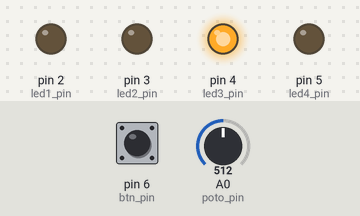
Bench run of a sketch on a simulated Arduino Uno, built with avr-gcc and run on an emulated ATmega328P. Shown: output pins drawn as LEDs (lit = HIGH). Dashed ring = blinking. The test bench sets the inputs (shaded band); at power-on: A0 (poto_pin) = 512, pin 6 (btn_pin) HIGH.

Above: at 1.3 s.
1.4 s: A0 (poto_pin) set to 0
At 1.8 s:
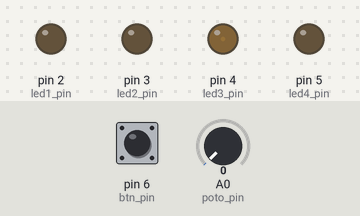
3.0 s: A0 (poto_pin) set to 122
At 3.18 s:
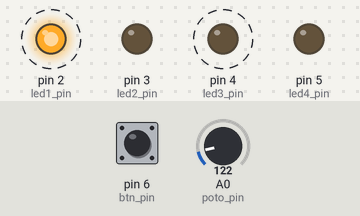
6.1 s: A0 (poto_pin) set to 511
At 6.5 s:
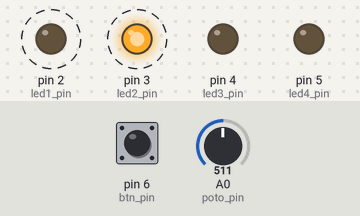
Timing chart, 0 to 15.2 s (numbered marks = the images above; inputs shaded):
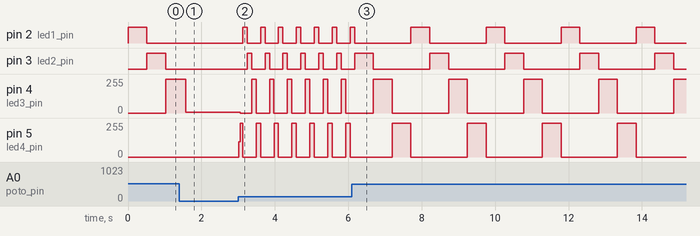

The sketch:

ex3.ino
```cpp
// CONSTANTS
const int poto_pin = A0;
const int led1_pin = 2;
const int led2_pin = 3;
const int led3_pin = 4;
const int led4_pin = 5;
const int btn_pin = 6;

// VARIABLES
int potoValue = 0;
int currentLed = 1;
int btn_press = 0;
bool rotationDirection = true;

void setup() {
  Serial.begin(9600);
  pinMode(poto_pin, INPUT);
  pinMode(led1_pin, OUTPUT);
  pinMode(led2_pin, OUTPUT);
  pinMode(led3_pin, OUTPUT);
  pinMode(led4_pin, OUTPUT);
  pinMode(btn_pin, INPUT_PULLUP);
}

void loop() {
  btn_press = digitalRead(btn_pin);
  if (btn_press == LOW)
  {
    switch (rotationDirection) {
      case true:
        rotationDirection = false;
        break;
      default:
        rotationDirection = true;
    }
  }
  potoValue = analogRead(poto_pin);

  if (rotationDirection) {
    switch(currentLed) {
      case 1:
        digitalWrite(led1_pin, HIGH);
        delay(potoValue);
        digitalWrite(led1_pin, LOW);
        currentLed = 2;
        break;
      case 2:
        digitalWrite(led2_pin, HIGH);
        delay(potoValue);
        digitalWrite(led2_pin, LOW);
        currentLed = 3;
        break;
      case 3:
        digitalWrite(led3_pin, HIGH);
        delay(potoValue);
        digitalWrite(led3_pin, LOW);
        currentLed = 4;
        break;
      case 4:
        digitalWrite(led4_pin, HIGH);
        delay(potoValue);
        digitalWrite(led4_pin, LOW);
        currentLed = 1;
        break;
    }
  }
  else {
    switch(currentLed) {
      case 1:
        digitalWrite(led1_pin, HIGH);
        delay(potoValue);
        digitalWrite(led1_pin, LOW);
        currentLed = 4;
        break;
      case 2:
        digitalWrite(led2_pin, HIGH);
        delay(potoValue);
        digitalWrite(led2_pin, LOW);
        currentLed = 1;
        break;
      case 3:
        digitalWrite(led3_pin, HIGH);
        delay(potoValue);
        digitalWrite(led3_pin, LOW);
        currentLed = 2;
        break;
      case 4:
        digitalWrite(led4_pin, HIGH);
        delay(potoValue);
        digitalWrite(led4_pin, LOW);
        currentLed = 3;
        break;
    }
  }
}
```

Measured:
- after the input at 1.4 s, pin 2 (led1_pin): stays LOW (without the input it goes to HIGH after 0.65 s); pin 3 (led2_pin): stays LOW (without the input it goes to HIGH after 1.2 s); pin 4 (led3_pin): 255/255 → 4/255 after 0.18 s; pin 5 (led4_pin): stays 0/255 (without the input it goes to 255/255 after 0.14 s)
- after the input at 3.0 s, pin 2 (led1_pin): alternates HIGH for 0.12 s and LOW for 0.37 s, starting after 0.12 s; pin 3 (led2_pin): alternates HIGH for 0.12 s and LOW for 0.37 s, starting after 0.24 s
- after the input at 6.1 s, pin 2 (led1_pin): alternates HIGH for 0.51 s and LOW for 1.5 s, starting after 1.6 s; pin 3 (led2_pin): alternates HIGH for 0.51 s and LOW for 1.5 s, starting after 0.59 s
